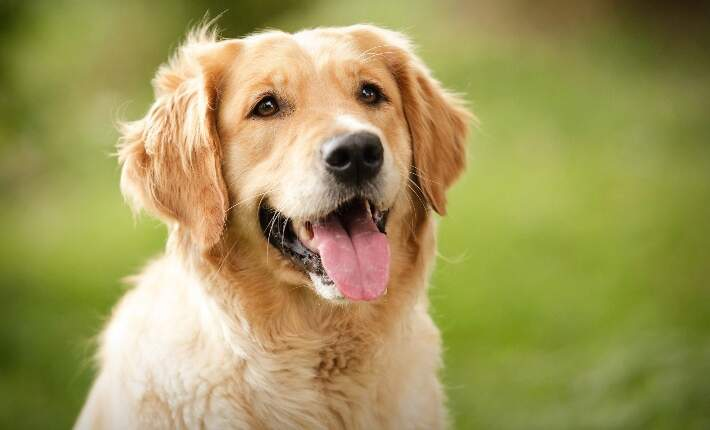
#> input picture dog.jpg, 710 x 430 px, found by its file name
$ python exp3.py
#> lines starting #> are read from the running program, lines starting #| are printed output that depends on the picture
import argparse

import cv2
import matplotlib.pyplot as plt
import numpy as np

image_path = r"E:\sem 7\CV LAB\dog.jpg"
image = cv2.imread(image_path)
#> image is the input picture: shape (430, 710, 3); mean B, G, R 89.5, 151.3, 160.4
def add_salt_pepper_noise(image, probability=0.04):
    """Add salt (white) and pepper (black) noise to a grayscale image."""

    noisy_image = image.copy()
    random_values = np.random.rand(*image.shape)

    # Pepper noise
    noisy_image[random_values < probability / 2] = 0

    # Salt noise
    noisy_image[random_values > 1 - probability / 2] = 255

    return noisy_image


def mean_filter(image, window_size=3, stride=1):
    """Apply a manual mean filter with given kernel size and stride."""

    if window_size < 1 or window_size % 2 == 0:
        raise ValueError("window_size must be a positive odd number.")

    if stride < 1:
        raise ValueError("stride must be a positive integer.")

    padding = window_size // 2

    padded_image = cv2.copyMakeBorder(
        image,
        padding,
        padding,
        padding,
        padding,
        cv2.BORDER_REFLECT
    )

    height, width = image.shape

    # Output size considering stride
    output_height = (height - 1) // stride + 1
    output_width = (width - 1) // stride + 1

    filtered_image = np.zeros(
        (output_height, output_width),
        dtype=np.uint8
    )

    output_row = 0

    for row in range(0, height, stride):

        output_column = 0

        for column in range(0, width, stride):

            window = padded_image[
                row:row + window_size,
                column:column + window_size
            ]

            mean_value = np.mean(window)

            filtered_image[output_row, output_column] = mean_value

            output_column += 1

        output_row += 1

    return filtered_image


def median_filter(image, window_size=3, stride=1):
    """Apply a manual median filter with given kernel size and stride."""

    if window_size < 1 or window_size % 2 == 0:
        raise ValueError("window_size must be a positive odd number.")

    if stride < 1:
        raise ValueError("stride must be a positive integer.")

    padding = window_size // 2

    padded_image = cv2.copyMakeBorder(
        image,
        padding,
        padding,
        padding,
        padding,
        cv2.BORDER_REFLECT
    )

    height, width = image.shape

    # Output size considering stride
    output_height = (height - 1) // stride + 1
    output_width = (width - 1) // stride + 1

    filtered_image = np.zeros(
        (output_height, output_width),
        dtype=np.uint8
    )

    output_row = 0

    for row in range(0, height, stride):

        output_column = 0

        for column in range(0, width, stride):

            window = padded_image[
                row:row + window_size,
                column:column + window_size
            ]

            median_value = np.median(window)

            filtered_image[output_row, output_column] = median_value

            output_column += 1

        output_row += 1

    return filtered_image


def main(image_path, probability):

    # Read image as grayscale
    image = cv2.imread(
        image_path,
        cv2.IMREAD_GRAYSCALE
    )

    if image is None:
        raise FileNotFoundError(
            f"Could not read image: {image_path}"
        )

    # Add salt-and-pepper noise
    noisy_image = add_salt_pepper_noise(
        image,
        probability
    )

    # ------------------------------------------------
    # 3x3 kernel, stride 1
    # ------------------------------------------------

    mean_3_s1 = mean_filter(
        noisy_image,
        window_size=3,
        stride=1
    )

    median_3_s1 = median_filter(
        noisy_image,
        window_size=3,
        stride=1
    )

    # ------------------------------------------------
    # 5x5 kernel, stride 1
    # ------------------------------------------------

    mean_5_s1 = mean_filter(
        noisy_image,
        window_size=5,
        stride=1
    )

    median_5_s1 = median_filter(
        noisy_image,
        window_size=5,
        stride=1
    )

    # ------------------------------------------------
    # 3x3 kernel, stride 2
    # ------------------------------------------------

    mean_3_s2 = mean_filter(
        noisy_image,
        window_size=3,
        stride=2
    )

    median_3_s2 = median_filter(
        noisy_image,
        window_size=3,
        stride=2
    )

    # ------------------------------------------------
    # Display results
    # ------------------------------------------------

    plt.figure(figsize=(15, 10))

    images = [
        ("Original Image", image),
        ("Noisy Image", noisy_image),

        ("Mean 3x3, Stride 1", mean_3_s1),
        ("Median 3x3, Stride 1", median_3_s1),

        ("Mean 5x5, Stride 1", mean_5_s1),
        ("Median 5x5, Stride 1", median_5_s1),

        ("Mean 3x3, Stride 2", mean_3_s2),
        ("Median 3x3, Stride 2", median_3_s2),
    ]

    for position, (title, display_image) in enumerate(
        images,
        start=1
    ):

        plt.subplot(2, 4, position)

        plt.imshow(
            display_image,
            cmap="gray"
        )

        plt.title(title)
        plt.axis("off")

    plt.tight_layout()
    plt.show()


if __name__ == "__main__":

    parser = argparse.ArgumentParser(
        description="Mean and median filtering with different kernel sizes and strides."
    )

    parser.add_argument(
        "image",
        nargs="?",
        default="dog.jpg",
        help="Path to input image"
    )

    parser.add_argument(
        "--probability",
        type=float,
        default=0.04,
        help="Salt-and-pepper noise probability"
    )

    arguments = parser.parse_args()

    main(
        arguments.image,
        arguments.probability
    )
#> in main, `image = cv2.imread( image_path, cv2.IMREAD_GRAYSCALE )`:
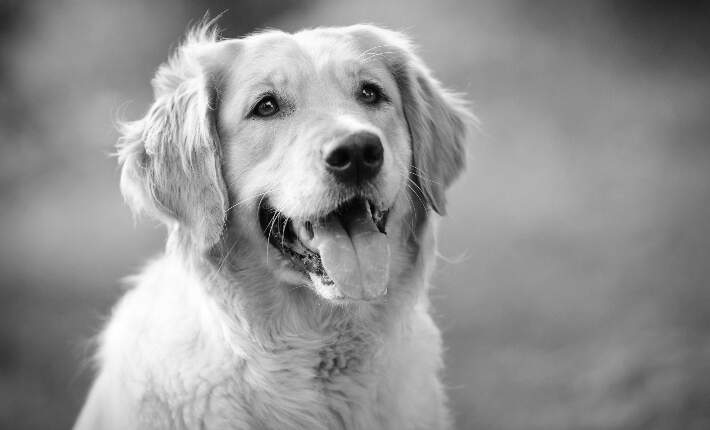
#> image: shape (430, 710); min 0, max 255, mean 147
#> in add_salt_pepper_noise, `noisy_image[random_values > 1 - probability / 2] = 255`:
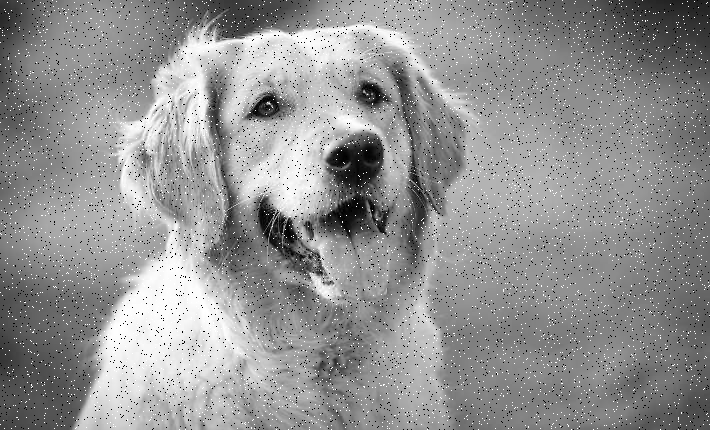
#> noisy_image: shape (430, 710); min 0, max 255, mean 146.2
#> in mean_filter, `padded_image = cv2.copyMakeBorder( image, padding, padding, padding, p..`:
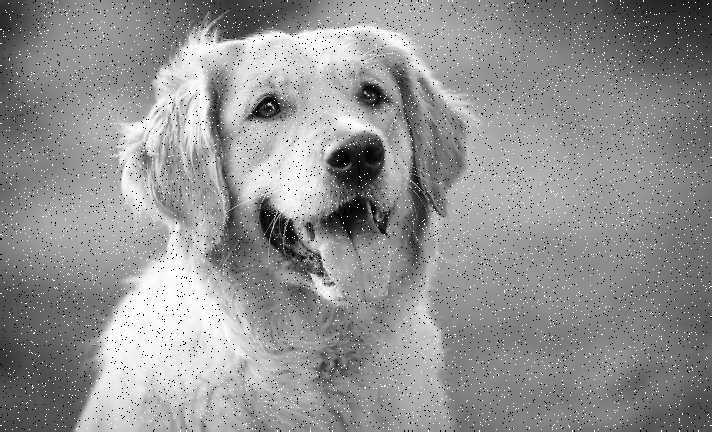
#> padded_image: shape (432, 712); min 0, max 255, mean 145.9
#> after the loop in mean_filter, `for row in range(0, height, stride):`: output_row = 430
#> call 2 of mean_filter, with window_size = 5, stride = 1
#> in mean_filter (call 2), `padded_image = cv2.copyMakeBorder( image, padding, padding, padding, p..`:
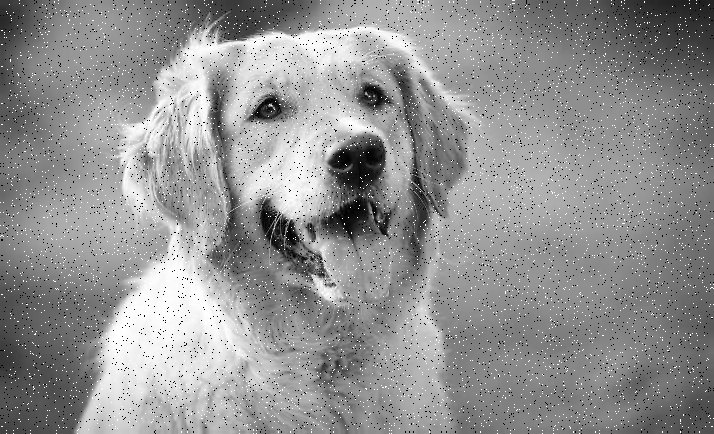
#> padded_image: shape (434, 714); min 0, max 255, mean 145.7
#> call 3 of mean_filter, with window_size = 3, stride = 2
#> after the loop in mean_filter (call 3), `for row in range(0, height, stride):`:
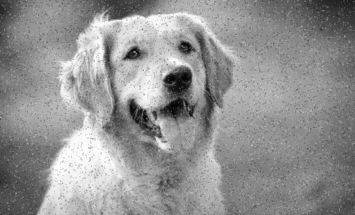
#> filtered_image: shape (215, 355); min 3, max 255, mean 145.8
#> after the loop in mean_filter (call 3), `for row in range(0, height, stride):`: output_row = 215
#> the loop in main, `for position, (title, display_image) in enumerate( images, start=1 ): ` made 8 passes
#> title on passes 1 to 8: 'Original Image', 'Noisy Image', 'Mean 3x3, Stride 1', 'Median 3x3, Stride 1', 'Mean 5x5, Stride 1', 'Median 5x5, Stride 1', 'Mean 3x3, Stride 2', 'Median 3x3, Stride 2'
